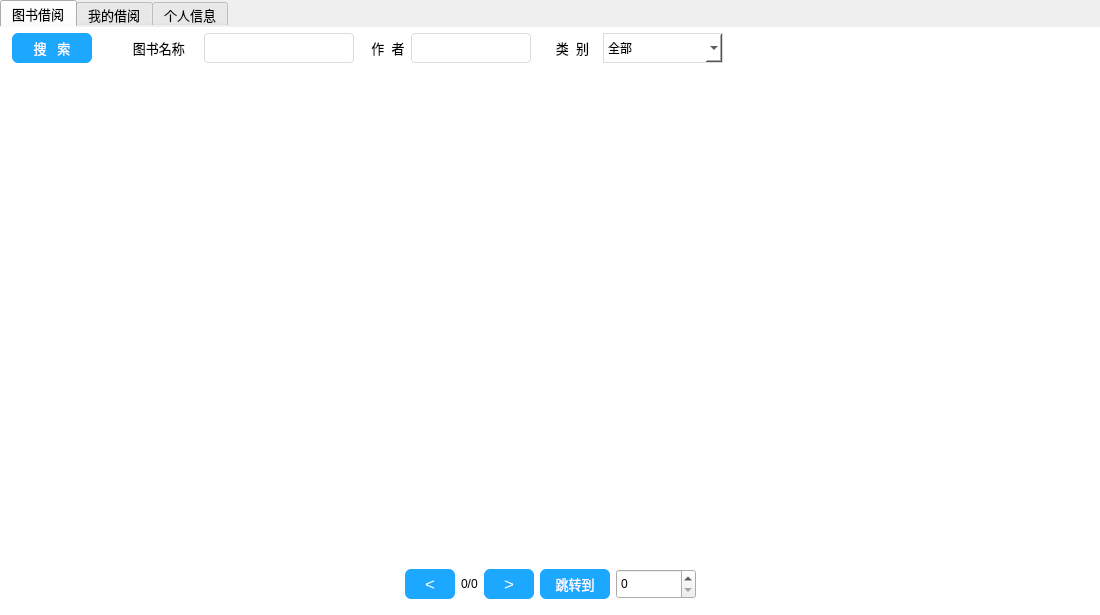
<?xml version="1.0" encoding="UTF-8"?>
<ui version="4.0">
 <class>UserWidget</class>
 <widget class="QWidget" name="UserWidget">
  <property name="geometry">
   <rect>
    <x>0</x>
    <y>0</y>
    <width>1100</width>
    <height>615</height>
   </rect>
  </property>
  <property name="windowTitle">
   <string>Form</string>
  </property>
  <property name="styleSheet">
   <string notr="true">QWidget#borrow_widget,#myBorrowInfo_widget
{
background-color:white;
border:none;
}
QTabWidget
{
border:none;
}
QTableWidget
{
font-size:14px;
}
QWidget#top_widget1,top_widget2
{
background-color:white;
border:none;
}
QPushButton
{
background-color:rgba(29, 168, 255,255);
color:white;
border:none;
border-radius:6px;
}
QPushButton:hover
{
background-color:rgb(39, 119, 193);
color:white;
border:none;
border-radius:6px;
}
QPushButton#borrow_btn
{
background-color:rgb(255, 170, 0);
color:white;
border:none;
border-radius:6px;
font-size:18px;
}
QPushButton#borrow_btn:hover
{
background-color:rgb(234, 156, 0);
color:white;
border:none;
border-radius:6px;
font-size:18px;
}
QPushButton#borrow_btn:disabled
{
background-color:rgb(255, 170, 127);
color:white;
border:none;
border-radius:6px;
font-size:18px;
}
QLineEdit
{
background-color:white;
border:1px solid rgb(218, 218, 218);
border-radius:4px;
}
QComboBox
{
background-color:white;
border:1px solid rgb(218, 218, 218);
}
QComboBox::drop-down
{
background-color:white;
border:none;
image:url(:/icon/down_arrow1.png);
width:20px;
height:24px;
}
QComboBox::drop-down:hover
{
background-color:white;
border:none;
image:url(:/icon/down_arrow2.png);
width:20px;
height:24px;
}
QTableWidget
{
background-color:white;
border:none;
}
 QHeaderView::section:horizontal
{
background-color:rgb(29, 168, 255);
color:black;
border:1px solid rgb(209, 209, 209);
font-size:14px;
}
</string>
  </property>
  <layout class="QVBoxLayout" name="verticalLayout">
   <property name="spacing">
    <number>0</number>
   </property>
   <property name="leftMargin">
    <number>0</number>
   </property>
   <property name="topMargin">
    <number>0</number>
   </property>
   <property name="rightMargin">
    <number>0</number>
   </property>
   <property name="bottomMargin">
    <number>0</number>
   </property>
   <item>
    <widget class="QTabWidget" name="tabWidget">
     <property name="font">
      <font>
       <pointsize>10</pointsize>
       <italic>false</italic>
      </font>
     </property>
     <property name="currentIndex">
      <number>0</number>
     </property>
     <widget class="QWidget" name="borrow_widget">
      <attribute name="title">
       <string>图书借阅</string>
      </attribute>
      <layout class="QVBoxLayout" name="verticalLayout_2">
       <property name="spacing">
        <number>0</number>
       </property>
       <property name="leftMargin">
        <number>6</number>
       </property>
       <property name="topMargin">
        <number>0</number>
       </property>
       <property name="rightMargin">
        <number>6</number>
       </property>
       <property name="bottomMargin">
        <number>6</number>
       </property>
       <item>
        <widget class="QWidget" name="top_widget1" native="true">
         <property name="minimumSize">
          <size>
           <width>0</width>
           <height>40</height>
          </size>
         </property>
         <layout class="QHBoxLayout" name="horizontalLayout_3">
          <property name="leftMargin">
           <number>6</number>
          </property>
          <property name="topMargin">
           <number>6</number>
          </property>
          <property name="rightMargin">
           <number>6</number>
          </property>
          <property name="bottomMargin">
           <number>6</number>
          </property>
          <item>
           <widget class="QPushButton" name="findBook_btn">
            <property name="minimumSize">
             <size>
              <width>80</width>
              <height>30</height>
             </size>
            </property>
            <property name="maximumSize">
             <size>
              <width>80</width>
              <height>30</height>
             </size>
            </property>
            <property name="font">
             <font>
              <pointsize>10</pointsize>
             </font>
            </property>
            <property name="text">
             <string>搜   索</string>
            </property>
           </widget>
          </item>
          <item>
           <widget class="QLabel" name="label">
            <property name="minimumSize">
             <size>
              <width>100</width>
              <height>30</height>
             </size>
            </property>
            <property name="maximumSize">
             <size>
              <width>60</width>
              <height>30</height>
             </size>
            </property>
            <property name="font">
             <font>
              <pointsize>10</pointsize>
             </font>
            </property>
            <property name="text">
             <string>      图书名称</string>
            </property>
            <property name="alignment">
             <set>Qt::AlignCenter</set>
            </property>
           </widget>
          </item>
          <item>
           <widget class="QLineEdit" name="book_name1_edit">
            <property name="minimumSize">
             <size>
              <width>150</width>
              <height>30</height>
             </size>
            </property>
            <property name="maximumSize">
             <size>
              <width>150</width>
              <height>30</height>
             </size>
            </property>
           </widget>
          </item>
          <item>
           <widget class="QLabel" name="label_2">
            <property name="maximumSize">
             <size>
              <width>60</width>
              <height>30</height>
             </size>
            </property>
            <property name="font">
             <font>
              <pointsize>10</pointsize>
             </font>
            </property>
            <property name="text">
             <string>   作  者</string>
            </property>
            <property name="alignment">
             <set>Qt::AlignCenter</set>
            </property>
           </widget>
          </item>
          <item>
           <widget class="QLineEdit" name="author_edit">
            <property name="minimumSize">
             <size>
              <width>120</width>
              <height>30</height>
             </size>
            </property>
            <property name="maximumSize">
             <size>
              <width>120</width>
              <height>30</height>
             </size>
            </property>
           </widget>
          </item>
          <item>
           <widget class="QLabel" name="label_3">
            <property name="minimumSize">
             <size>
              <width>60</width>
              <height>30</height>
             </size>
            </property>
            <property name="maximumSize">
             <size>
              <width>60</width>
              <height>30</height>
             </size>
            </property>
            <property name="font">
             <font>
              <pointsize>10</pointsize>
             </font>
            </property>
            <property name="text">
             <string>    类  别 </string>
            </property>
            <property name="alignment">
             <set>Qt::AlignCenter</set>
            </property>
           </widget>
          </item>
          <item>
           <widget class="QComboBox" name="category_cbx">
            <property name="minimumSize">
             <size>
              <width>120</width>
              <height>30</height>
             </size>
            </property>
            <property name="maximumSize">
             <size>
              <width>120</width>
              <height>30</height>
             </size>
            </property>
            <item>
             <property name="text">
              <string>全部</string>
             </property>
            </item>
            <item>
             <property name="text">
              <string>计算机</string>
             </property>
            </item>
            <item>
             <property name="text">
              <string>历史</string>
             </property>
            </item>
            <item>
             <property name="text">
              <string>艺术</string>
             </property>
            </item>
            <item>
             <property name="text">
              <string>小说</string>
             </property>
            </item>
            <item>
             <property name="text">
              <string>经济</string>
             </property>
            </item>
            <item>
             <property name="text">
              <string>文学</string>
             </property>
            </item>
            <item>
             <property name="text">
              <string>法律</string>
             </property>
            </item>
            <item>
             <property name="text">
              <string>教育</string>
             </property>
            </item>
            <item>
             <property name="text">
              <string>医学</string>
             </property>
            </item>
           </widget>
          </item>
          <item>
           <spacer name="horizontalSpacer">
            <property name="orientation">
             <enum>Qt::Horizontal</enum>
            </property>
            <property name="sizeHint" stdset="0">
             <size>
              <width>40</width>
              <height>20</height>
             </size>
            </property>
           </spacer>
          </item>
         </layout>
        </widget>
       </item>
       <item>
        <widget class="QTableWidget" name="borrow_tableWidget">
         <property name="editTriggers">
          <set>QAbstractItemView::NoEditTriggers</set>
         </property>
         <property name="selectionMode">
          <enum>QAbstractItemView::NoSelection</enum>
         </property>
         <property name="selectionBehavior">
          <enum>QAbstractItemView::SelectRows</enum>
         </property>
         <property name="showGrid">
          <bool>false</bool>
         </property>
         <property name="gridStyle">
          <enum>Qt::NoPen</enum>
         </property>
         <property name="sortingEnabled">
          <bool>false</bool>
         </property>
         <property name="wordWrap">
          <bool>false</bool>
         </property>
         <property name="cornerButtonEnabled">
          <bool>false</bool>
         </property>
         <attribute name="verticalHeaderVisible">
          <bool>false</bool>
         </attribute>
        </widget>
       </item>
       <item>
        <widget class="QWidget" name="bottom_widget" native="true">
         <property name="minimumSize">
          <size>
           <width>0</width>
           <height>50</height>
          </size>
         </property>
         <layout class="QHBoxLayout" name="horizontalLayout_5">
          <item>
           <spacer name="horizontalSpacer_3">
            <property name="orientation">
             <enum>Qt::Horizontal</enum>
            </property>
            <property name="sizeHint" stdset="0">
             <size>
              <width>371</width>
              <height>20</height>
             </size>
            </property>
           </spacer>
          </item>
          <item>
           <widget class="QPushButton" name="last_page_btn">
            <property name="minimumSize">
             <size>
              <width>50</width>
              <height>30</height>
             </size>
            </property>
            <property name="maximumSize">
             <size>
              <width>50</width>
              <height>30</height>
             </size>
            </property>
            <property name="font">
             <font>
              <pointsize>13</pointsize>
             </font>
            </property>
            <property name="text">
             <string>&lt;</string>
            </property>
           </widget>
          </item>
          <item>
           <widget class="QLabel" name="page_lab">
            <property name="minimumSize">
             <size>
              <width>0</width>
              <height>30</height>
             </size>
            </property>
            <property name="maximumSize">
             <size>
              <width>16777215</width>
              <height>30</height>
             </size>
            </property>
            <property name="text">
             <string>0/0</string>
            </property>
           </widget>
          </item>
          <item>
           <widget class="QPushButton" name="next_page_btn">
            <property name="minimumSize">
             <size>
              <width>50</width>
              <height>30</height>
             </size>
            </property>
            <property name="maximumSize">
             <size>
              <width>50</width>
              <height>30</height>
             </size>
            </property>
            <property name="font">
             <font>
              <pointsize>13</pointsize>
             </font>
            </property>
            <property name="text">
             <string>&gt;</string>
            </property>
           </widget>
          </item>
          <item>
           <widget class="QPushButton" name="go_btn">
            <property name="minimumSize">
             <size>
              <width>70</width>
              <height>30</height>
             </size>
            </property>
            <property name="maximumSize">
             <size>
              <width>70</width>
              <height>30</height>
             </size>
            </property>
            <property name="font">
             <font>
              <pointsize>10</pointsize>
             </font>
            </property>
            <property name="text">
             <string>跳转到</string>
            </property>
           </widget>
          </item>
          <item>
           <widget class="QSpinBox" name="page_no_sbx">
            <property name="minimumSize">
             <size>
              <width>80</width>
              <height>30</height>
             </size>
            </property>
            <property name="maximumSize">
             <size>
              <width>80</width>
              <height>30</height>
             </size>
            </property>
           </widget>
          </item>
          <item>
           <spacer name="horizontalSpacer_4">
            <property name="orientation">
             <enum>Qt::Horizontal</enum>
            </property>
            <property name="sizeHint" stdset="0">
             <size>
              <width>371</width>
              <height>20</height>
             </size>
            </property>
           </spacer>
          </item>
         </layout>
        </widget>
       </item>
      </layout>
     </widget>
     <widget class="QWidget" name="myBorrowInfo_widget">
      <attribute name="title">
       <string>我的借阅</string>
      </attribute>
      <layout class="QVBoxLayout" name="verticalLayout_3">
       <property name="spacing">
        <number>0</number>
       </property>
       <property name="leftMargin">
        <number>6</number>
       </property>
       <property name="topMargin">
        <number>0</number>
       </property>
       <property name="rightMargin">
        <number>6</number>
       </property>
       <property name="bottomMargin">
        <number>6</number>
       </property>
       <item>
        <widget class="QWidget" name="top_widget2" native="true">
         <property name="minimumSize">
          <size>
           <width>0</width>
           <height>40</height>
          </size>
         </property>
         <layout class="QHBoxLayout" name="horizontalLayout">
          <property name="spacing">
           <number>6</number>
          </property>
          <property name="leftMargin">
           <number>6</number>
          </property>
          <property name="topMargin">
           <number>6</number>
          </property>
          <property name="rightMargin">
           <number>6</number>
          </property>
          <property name="bottomMargin">
           <number>6</number>
          </property>
          <item>
           <widget class="QPushButton" name="findBorrow_btn">
            <property name="minimumSize">
             <size>
              <width>80</width>
              <height>30</height>
             </size>
            </property>
            <property name="maximumSize">
             <size>
              <width>80</width>
              <height>30</height>
             </size>
            </property>
            <property name="font">
             <font>
              <pointsize>10</pointsize>
             </font>
            </property>
            <property name="text">
             <string>查  询</string>
            </property>
           </widget>
          </item>
          <item>
           <widget class="QLabel" name="label_4">
            <property name="minimumSize">
             <size>
              <width>100</width>
              <height>30</height>
             </size>
            </property>
            <property name="maximumSize">
             <size>
              <width>60</width>
              <height>30</height>
             </size>
            </property>
            <property name="font">
             <font>
              <pointsize>10</pointsize>
             </font>
            </property>
            <property name="text">
             <string>      图书名称</string>
            </property>
           </widget>
          </item>
          <item>
           <widget class="QLineEdit" name="book_name2_edit">
            <property name="minimumSize">
             <size>
              <width>150</width>
              <height>30</height>
             </size>
            </property>
            <property name="maximumSize">
             <size>
              <width>150</width>
              <height>30</height>
             </size>
            </property>
           </widget>
          </item>
          <item>
           <widget class="QLabel" name="label_6">
            <property name="minimumSize">
             <size>
              <width>60</width>
              <height>30</height>
             </size>
            </property>
            <property name="maximumSize">
             <size>
              <width>60</width>
              <height>30</height>
             </size>
            </property>
            <property name="font">
             <font>
              <pointsize>10</pointsize>
             </font>
            </property>
            <property name="text">
             <string>  类  别 </string>
            </property>
            <property name="alignment">
             <set>Qt::AlignCenter</set>
            </property>
           </widget>
          </item>
          <item>
           <widget class="QComboBox" name="category2_cbx">
            <property name="minimumSize">
             <size>
              <width>150</width>
              <height>30</height>
             </size>
            </property>
            <property name="maximumSize">
             <size>
              <width>150</width>
              <height>30</height>
             </size>
            </property>
            <item>
             <property name="text">
              <string>全部</string>
             </property>
            </item>
            <item>
             <property name="text">
              <string>计算机</string>
             </property>
            </item>
            <item>
             <property name="text">
              <string>历史</string>
             </property>
            </item>
            <item>
             <property name="text">
              <string>艺术</string>
             </property>
            </item>
            <item>
             <property name="text">
              <string>小说</string>
             </property>
            </item>
            <item>
             <property name="text">
              <string>经济</string>
             </property>
            </item>
            <item>
             <property name="text">
              <string>文学</string>
             </property>
            </item>
            <item>
             <property name="text">
              <string>法律</string>
             </property>
            </item>
            <item>
             <property name="text">
              <string>教育</string>
             </property>
            </item>
            <item>
             <property name="text">
              <string>医学</string>
             </property>
            </item>
           </widget>
          </item>
          <item>
           <widget class="QLabel" name="label_5">
            <property name="font">
             <font>
              <pointsize>10</pointsize>
             </font>
            </property>
            <property name="text">
             <string>   归还状态</string>
            </property>
           </widget>
          </item>
          <item>
           <widget class="QComboBox" name="isReturn_cbx">
            <property name="minimumSize">
             <size>
              <width>150</width>
              <height>30</height>
             </size>
            </property>
            <property name="maximumSize">
             <size>
              <width>150</width>
              <height>30</height>
             </size>
            </property>
            <property name="font">
             <font>
              <pointsize>10</pointsize>
             </font>
            </property>
            <item>
             <property name="text">
              <string>全部</string>
             </property>
            </item>
            <item>
             <property name="text">
              <string>已归还</string>
             </property>
            </item>
            <item>
             <property name="text">
              <string>未归还</string>
             </property>
            </item>
           </widget>
          </item>
          <item>
           <widget class="QLabel" name="label_7">
            <property name="font">
             <font>
              <pointsize>10</pointsize>
             </font>
            </property>
            <property name="text">
             <string>     借阅时间</string>
            </property>
           </widget>
          </item>
          <item>
           <widget class="QComboBox" name="borrowDateRange_cbx">
            <property name="minimumSize">
             <size>
              <width>150</width>
              <height>30</height>
             </size>
            </property>
            <property name="maximumSize">
             <size>
              <width>150</width>
              <height>30</height>
             </size>
            </property>
            <property name="font">
             <font>
              <pointsize>10</pointsize>
             </font>
            </property>
            <item>
             <property name="text">
              <string>全部</string>
             </property>
            </item>
            <item>
             <property name="text">
              <string>最近三天</string>
             </property>
            </item>
            <item>
             <property name="text">
              <string>最近一周</string>
             </property>
            </item>
            <item>
             <property name="text">
              <string>最近一个月</string>
             </property>
            </item>
            <item>
             <property name="text">
              <string>最近6个月</string>
             </property>
            </item>
            <item>
             <property name="text">
              <string>最近1年</string>
             </property>
            </item>
           </widget>
          </item>
          <item>
           <spacer name="horizontalSpacer_2">
            <property name="orientation">
             <enum>Qt::Horizontal</enum>
            </property>
            <property name="sizeHint" stdset="0">
             <size>
              <width>40</width>
              <height>20</height>
             </size>
            </property>
           </spacer>
          </item>
         </layout>
        </widget>
       </item>
       <item>
        <widget class="QTableWidget" name="myBorrow_tableWidget">
         <property name="editTriggers">
          <set>QAbstractItemView::NoEditTriggers</set>
         </property>
         <property name="selectionMode">
          <enum>QAbstractItemView::NoSelection</enum>
         </property>
         <property name="selectionBehavior">
          <enum>QAbstractItemView::SelectRows</enum>
         </property>
         <property name="showGrid">
          <bool>false</bool>
         </property>
         <property name="gridStyle">
          <enum>Qt::NoPen</enum>
         </property>
         <property name="wordWrap">
          <bool>false</bool>
         </property>
         <property name="cornerButtonEnabled">
          <bool>false</bool>
         </property>
         <attribute name="verticalHeaderVisible">
          <bool>false</bool>
         </attribute>
        </widget>
       </item>
      </layout>
     </widget>
     <widget class="QWidget" name="personalInfo_widget">
      <attribute name="title">
       <string>个人信息</string>
      </attribute>
      <layout class="QVBoxLayout" name="verticalLayout_4"/>
     </widget>
    </widget>
   </item>
  </layout>
 </widget>
 <resources/>
 <connections/>
</ui>
